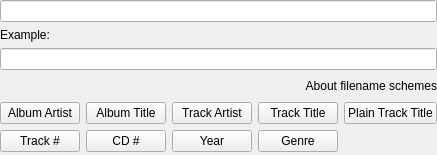
<?xml version="1.0" encoding="UTF-8"?>
<ui version="4.0">
 <class>FilenameSchemeDialog</class>
 <widget class="QWidget" name="FilenameSchemeDialog">
  <property name="geometry">
   <rect>
    <x>0</x>
    <y>0</y>
    <width>378</width>
    <height>155</height>
   </rect>
  </property>
  <layout class="QGridLayout" name="gridLayout">
   <property name="margin">
    <number>0</number>
   </property>
   <item row="0" column="0" colspan="5">
    <widget class="LineEdit" name="pattern"/>
   </item>
   <item row="1" column="0">
    <widget class="QLabel" name="label_album_example">
     <property name="maximumSize">
      <size>
       <width>16777215</width>
       <height>21</height>
      </size>
     </property>
     <property name="text">
      <string>Example:</string>
     </property>
    </widget>
   </item>
   <item row="2" column="0" colspan="5">
    <widget class="LineEdit" name="example">
     <property name="readOnly">
      <bool>true</bool>
     </property>
    </widget>
   </item>
   <item row="3" column="0" colspan="5">
    <layout class="QHBoxLayout" name="horizontalLayout">
     <item>
      <spacer name="horizontalSpacer">
       <property name="orientation">
        <enum>Qt::Horizontal</enum>
       </property>
       <property name="sizeHint" stdset="0">
        <size>
         <width>40</width>
         <height>20</height>
        </size>
       </property>
      </spacer>
     </item>
     <item>
      <widget class="UrlLabel" name="help">
       <property name="text">
        <string>About filename schemes</string>
       </property>
       <property name="alignment">
        <set>Qt::AlignRight|Qt::AlignTrailing|Qt::AlignVCenter</set>
       </property>
      </widget>
     </item>
    </layout>
   </item>
   <item row="4" column="0">
    <widget class="QPushButton" name="albumArtist">
     <property name="minimumSize">
      <size>
       <width>0</width>
       <height>0</height>
      </size>
     </property>
     <property name="maximumSize">
      <size>
       <width>16777215</width>
       <height>16777215</height>
      </size>
     </property>
     <property name="text">
      <string>Album Artist</string>
     </property>
    </widget>
   </item>
   <item row="4" column="1">
    <widget class="QPushButton" name="albumTitle">
     <property name="minimumSize">
      <size>
       <width>0</width>
       <height>0</height>
      </size>
     </property>
     <property name="maximumSize">
      <size>
       <width>16777215</width>
       <height>16777215</height>
      </size>
     </property>
     <property name="text">
      <string>Album Title</string>
     </property>
    </widget>
   </item>
   <item row="4" column="2">
    <widget class="QPushButton" name="trackArtist">
     <property name="minimumSize">
      <size>
       <width>0</width>
       <height>0</height>
      </size>
     </property>
     <property name="maximumSize">
      <size>
       <width>16777215</width>
       <height>16777215</height>
      </size>
     </property>
     <property name="text">
      <string>Track Artist</string>
     </property>
    </widget>
   </item>
   <item row="4" column="3">
    <widget class="QPushButton" name="trackTitle">
     <property name="minimumSize">
      <size>
       <width>0</width>
       <height>0</height>
      </size>
     </property>
     <property name="maximumSize">
      <size>
       <width>16777215</width>
       <height>16777215</height>
      </size>
     </property>
     <property name="text">
      <string>Track Title</string>
     </property>
    </widget>
   </item>
   <item row="4" column="4">
    <widget class="QPushButton" name="trackPlainTitle">
     <property name="minimumSize">
      <size>
       <width>0</width>
       <height>0</height>
      </size>
     </property>
     <property name="maximumSize">
      <size>
       <width>16777215</width>
       <height>16777215</height>
      </size>
     </property>
     <property name="text">
      <string>Plain Track Title</string>
     </property>
    </widget>
   </item>
   <item row="5" column="0">
    <widget class="QPushButton" name="trackNo">
     <property name="text">
      <string>Track #</string>
     </property>
    </widget>
   </item>
   <item row="5" column="1">
    <widget class="QPushButton" name="cdNo">
     <property name="text">
      <string>CD #</string>
     </property>
    </widget>
   </item>
   <item row="5" column="3">
    <widget class="QPushButton" name="genre">
     <property name="text">
      <string>Genre</string>
     </property>
    </widget>
   </item>
   <item row="6" column="1" colspan="2">
    <spacer name="verticalSpacer">
     <property name="orientation">
      <enum>Qt::Vertical</enum>
     </property>
     <property name="sizeHint" stdset="0">
      <size>
       <width>20</width>
       <height>0</height>
      </size>
     </property>
    </spacer>
   </item>
   <item row="5" column="2">
    <widget class="QPushButton" name="year">
     <property name="text">
      <string>Year</string>
     </property>
    </widget>
   </item>
  </layout>
 </widget>
 <customwidgets>
  <customwidget>
   <class>UrlLabel</class>
   <extends>QLabel</extends>
   <header>urllabel.h</header>
  </customwidget>
  <customwidget>
   <class>LineEdit</class>
   <extends>QLineEdit</extends>
   <header>lineedit.h</header>
  </customwidget>
 </customwidgets>
 <resources/>
 <connections/>
</ui>
